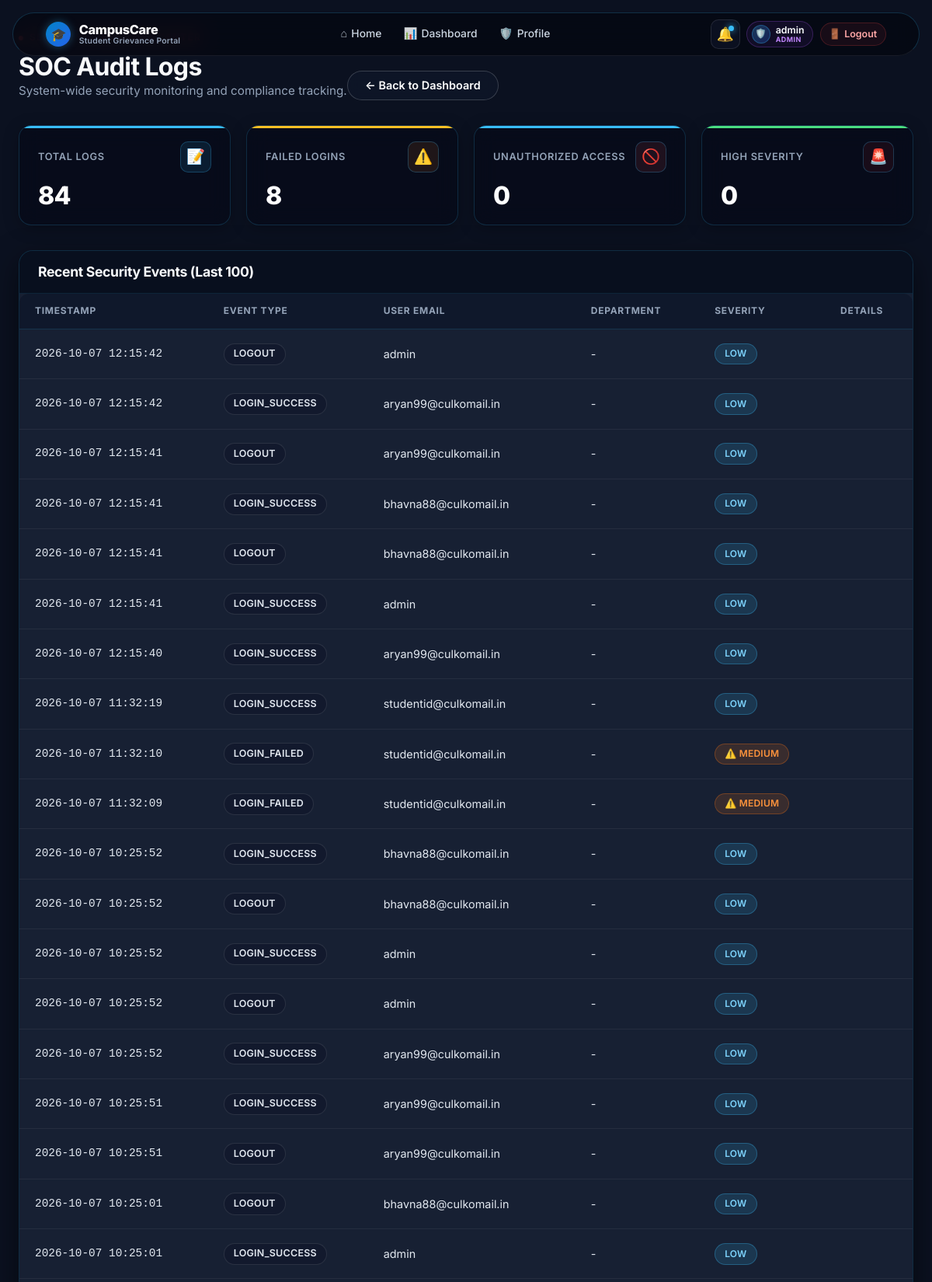
/admin/soc (signed in, upper part), run on the app's committed database.
### tables this page shows
CREATE TABLE soc_audit_logs (
    log_id INTEGER PRIMARY KEY AUTOINCREMENT,
    event_type TEXT NOT NULL,
    user_email TEXT NOT NULL,
    complaint_id TEXT,
    department TEXT,
    severity TEXT DEFAULT 'LOW',
    timestamp TEXT NOT NULL,
    details TEXT
);

### app.py (the view)
@app.route("/admin/soc")
@admin_required
def soc_dashboard():
    if session.get("admin_role") == "HOD":
        database.log_soc_event("UNAUTHORIZED_ACCESS", session.get("admin_username"), "", session.get("admin_department"), "HIGH", "HOD attempted SOC access")
        flash("Access Denied: SOC Dashboard is restricted to Super Admins.", "error")
        return redirect(url_for("admin_dashboard"))
    conn = database.get_db_connection()
    logs = conn.execute("SELECT * FROM soc_audit_logs ORDER BY timestamp DESC LIMIT 100").fetchall()
    total = conn.execute("SELECT COUNT(*) FROM soc_audit_logs").fetchone()[0]
    failed_logins = conn.execute("SELECT COUNT(*) FROM soc_audit_logs WHERE event_type = 'LOGIN_FAILED'").fetchone()[0]
    unauthorized = conn.execute("SELECT COUNT(*) FROM soc_audit_logs WHERE event_type = 'UNAUTHORIZED_ACCESS'").fetchone()[0]
    high_severity = conn.execute("SELECT COUNT(*) FROM soc_audit_logs WHERE severity = 'HIGH'").fetchone()[0]
    conn.close()
    return render_template("soc_dashboard.html", logs=logs, total=total, failed_logins=failed_logins, unauthorized=unauthorized, high_severity=high_severity)

### templates/soc_dashboard.html (shortened to what this page needs)
{% extends "base.html" %}
{% block content %}
<div class="container" style="max-width: 1200px;">
  <div class="page-header" style="margin-bottom: 2rem;">
    <div style="display: flex; justify-content: space-between; align-items: flex-end;">
      <div>
        <div class="floating-cell-tag" style="margin-bottom: 0.5rem;">
          <span class="tag-cyan-dot" style="background: #ef4444; box-shadow: 0 0 10px #ef4444;"></span>
          <span style="color: #ef4444;">SECURITY OPERATIONS CENTER</span>
        </div>
        <h1>SOC Audit Logs</h1>
        <p class="page-header-subtitle">System-wide security monitoring and compliance tracking.</p>
      </div>
      <div>
        <a href="{{ url_for('admin_dashboard') }}" class="btn btn-secondary">← Back to Dashboard</a>
      </div>
    </div>
  </div>
  <div class="stats-grid" style="margin-bottom: 2rem;">
    <div class="stat-card">
      <div class="stat-header">
        <span class="stat-label">TOTAL LOGS</span>
        <div class="stat-icon">📝</div>
      </div>
      <div class="stat-value">{{ total }}</div>
    </div>
    <div class="stat-card stat-pending" style="border-top-color: #f97316;">
      <div class="stat-header">
        <span class="stat-label" style="color: #f97316;">FAILED LOGINS</span>
        <div class="stat-icon" style="color: #f97316; background: rgba(249, 115, 22, 0.1);">⚠️</div>
      </div>
      <div class="stat-value" style="color: #f97316;">{{ failed_logins }}</div>
    </div>
    <div class="stat-card stat-progress" style="border-top-color: #ef4444;">
      <div class="stat-header">
        <span class="stat-label" style="color: #ef4444;">UNAUTHORIZED ACCESS</span>
        <div class="stat-icon" style="color: #ef4444; background: rgba(239, 68, 68, 0.1);">🚫</div>
      </div>
      <div class="stat-value" style="color: #ef4444;">{{ unauthorized }}</div>
    </div>
    <div class="stat-card stat-resolved" style="border-top-color: #b91c1c;">
      <div class="stat-header">
        <span class="stat-label" style="color: #b91c1c;">HIGH SEVERITY</span>
        <div class="stat-icon" style="color: #b91c1c; background: rgba(185, 28, 28, 0.1);">🚨</div>
      </div>
      <div class="stat-value" style="color: #b91c1c;">{{ high_severity }}</div>
    </div>
  </div>
  <div class="cinematic-card">
    <div class="card-header" style="padding: 1rem 1.5rem;">
      <h2 style="font-size: 1.1rem; font-weight: 700;">Recent Security Events (Last 100)</h2>
    </div>
    <div class="card-body" style="padding: 0;">
      <div class="table-responsive">
        <table class="data-table">
          <thead>
            <tr>
              <th>Timestamp</th>
              <th>Event Type</th>
              <th>User Email</th>
              <th>Department</th>
              <th>Severity</th>
              <th>Details</th>
            </tr>
          </thead>
          <tbody>
            {% for log in logs %}
            <tr>
              <td style="font-family: monospace; font-size: 0.85rem; color: #94a3b8;">{{ log.timestamp }}</td>
              <td>
                <span class="badge" style="background: rgba(15, 23, 42, 0.6); border: 1px solid rgba(255, 255, 255, 0.1); color: #e2e8f0; font-size: 0.78rem;">
                  {{ log.event_type }}
                </span>
              </td>
              <td style="color: #cbd5e1;">{{ log.user_email }}</td>
              <td style="color: #cbd5e1;">{{ log.department or '-' }}</td>
              <td>
                {% if log.severity == 'HIGH' %}
                  <span class="badge" style="background: rgba(239, 68, 68, 0.15); color: #f87171; border: 1px solid rgba(239, 68, 68, 0.3);">🚨 HIGH</span>
                {% elif log.severity == 'MEDIUM' %}
                  <span class="badge" style="background: rgba(249, 115, 22, 0.15); color: #fb923c; border: 1px solid rgba(249, 115, 22, 0.3);">⚠️ MEDIUM</span>
                {% else %}
                  <span class="badge" style="background: rgba(56, 189, 248, 0.15); color: #7dd3fc; border: 1px solid rgba(56, 189, 248, 0.3);">LOW</span>
                {% endif %}
              </td>
              <td style="color: #94a3b8; font-size: 0.85rem; max-width: 300px; white-space: nowrap; overflow: hidden; text-overflow: ellipsis;" title="{{ log.details }}">
              </td>
            </tr>
            {% else %}
            <tr>
              <td colspan="6" style="text-align: center; padding: 2rem; color: #94a3b8;">No security events recorded.</td>
            </tr>
            {% endfor %}
          </tbody>
        </table>
      </div>
    </div>
  </div>
</div>
{% endblock %}

### templates/base.html (shortened to what this page needs)
<!DOCTYPE html>
<html lang="en">
<head>
  <link rel="stylesheet" href="{{ url_for('static', filename='css/style.css') }}">
  <link rel="stylesheet" href="{{ url_for('static', filename='css/components.css') }}">
  <link rel="stylesheet" href="{{ url_for('static', filename='css/forms.css') }}">
  <link rel="stylesheet" href="{{ url_for('static', filename='css/dashboard.css') }}">
  <link rel="stylesheet" href="{{ url_for('static', filename='css/campus-world.css') }}">
</head>
<body>
  <header class="app-navbar floating-glass-navbar student-glass-navbar" id="appNavbar">
    <div class="container navbar-inner">
      <a href="{{ url_for('landing') }}" class="navbar-brand" title="CampusCare - Student Grievance Portal">
        <div class="brand-icon">
          <span>🎓</span>
        </div>
        <div class="brand-text">
          <span class="brand-name">CampusCare</span>
          <span class="brand-tag">Student Grievance Portal</span>
        </div>
      </a>
      <nav class="navbar-nav-wrapper" id="navbarMenu" aria-label="Main Navigation">
        <ul class="navbar-nav">
          {% if session.get('student_id') %}
            <li class="nav-item">
              <a href="{{ url_for('landing') }}" class="nav-link {% if request.endpoint == 'landing' %}active{% endif %}" title="Public Campus Home">
                <span class="nav-link-icon">⌂</span>
                <span class="nav-link-text">Home</span>
              </a>
            </li>
            <li class="nav-item">
              <a href="{{ url_for('student_dashboard') }}" class="nav-link {% if request.endpoint == 'student_dashboard' %}active{% endif %}" title="Student Dashboard">
                <span class="nav-link-icon">▣</span>
                <span class="nav-link-text">Dashboard</span>
              </a>
            </li>
            <li class="nav-item nav-dropdown-wrapper" id="complaintsDropdownWrapper">
              <button
                type="button"
                class="nav-link nav-dropdown-toggle {% if request.endpoint in ['submit_complaint_view', 'my_complaints_view', 'complaint_detail_view'] %}active{% endif %}"
                id="complaintsDropdownBtn"
                aria-haspopup="true"
                aria-expanded="false"
                title="Complaints Management"
              >
                <span class="nav-link-icon">✎</span>
                <span class="nav-link-text">Complaints</span>
                <span class="dropdown-caret">▾</span>
              </button>
              <div class="nav-glass-dropdown" id="complaintsDropdown" role="menu" aria-labelledby="complaintsDropdownBtn">
                <a href="{{ url_for('submit_complaint_view') }}" class="nav-dropdown-item {% if request.endpoint == 'submit_complaint_view' %}active{% endif %}" role="menuitem">
                  <span class="dropdown-item-icon">📝</span>
                  <span class="dropdown-item-text">Submit Complaint</span>
                </a>
                <a href="{{ url_for('my_complaints_view') }}" class="nav-dropdown-item {% if request.endpoint in ['my_complaints_view', 'complaint_detail_view'] %}active{% endif %}" role="menuitem">
                  <span class="dropdown-item-icon">📋</span>
                  <span class="dropdown-item-text">My Complaints</span>
                </a>
              </div>
            </li>
            <li class="nav-item">
              <a href="{{ url_for('profile_view') }}" class="nav-link {% if request.endpoint == 'profile_view' %}active{% endif %}" title="My Profile">
                <span class="nav-link-icon">◉</span>
                <span class="nav-link-text">Profile</span>
              </a>
            </li>
          {% elif session.get('admin_id') %}
            <li class="nav-item">
              <a href="{{ url_for('landing') }}" class="nav-link {% if request.endpoint == 'landing' %}active{% endif %}" title="Public Campus Home">
                <span class="nav-link-icon">⌂</span>
                <span class="nav-link-text">Home</span>
              </a>
            </li>
            <li class="nav-item">
              <a href="{{ url_for('admin_dashboard') }}" class="nav-link {% if request.endpoint in ['admin_dashboard', 'admin_complaint_detail_view'] %}active{% endif %}" title="Management Dashboard">
                <span class="nav-link-icon">📊</span>
                <span class="nav-link-text">Dashboard</span>
              </a>
            </li>
            <li class="nav-item">
              <a href="{{ url_for('profile_view') }}" class="nav-link {% if request.endpoint == 'profile_view' %}active{% endif %}" title="Admin Profile">
                <span class="nav-link-icon">🛡️</span>
                <span class="nav-link-text">Profile</span>
              </a>
            </li>
          {% endif %}
        </ul>
      </nav>
      <div class="navbar-actions">
        <div class="navbar-notif-wrapper" style="position: relative;">
          <button type="button" class="header-icon-btn navbar-notif-btn" id="publicNotificationBtn" aria-label="Notifications" title="Live Grievance Feed">
            <span class="notif-btn-icon">🔔</span>
            <span class="notification-badge-dot"></span>
          </button>
        </div>
        {% if session.get('student_id') %}
          <a href="{{ url_for('profile_view') }}" class="nav-student-profile-pill" title="View Student Profile">
            <div class="nav-profile-avatar">👤</div>
            <div class="nav-profile-meta">
              <span class="nav-profile-name">{{ session.get('student_name', 'Student') }}</span>
              <span class="nav-profile-badge">STUDENT</span>
            </div>
          </a>
          <a href="{{ url_for('logout') }}" class="nav-logout-btn" title="Sign out of student account">
            <span class="logout-icon">🚪</span>
            <span class="logout-text">Logout</span>
          </a>
        {% elif session.get('admin_id') %}
          <a href="{{ url_for('profile_view') }}" class="nav-student-profile-pill nav-admin-profile-pill" title="View Admin Profile">
            <div class="nav-profile-avatar">🛡️</div>
            <div class="nav-profile-meta">
              <span class="nav-profile-name">{{ session.get('admin_username', 'Admin') }}</span>
              <span class="nav-profile-badge nav-admin-badge">ADMIN</span>
            </div>
          </a>
          <a href="{{ url_for('logout') }}" class="nav-logout-btn" title="Sign out of admin account">
            <span class="logout-icon">🚪</span>
            <span class="logout-text">Logout</span>
          </a>
        {% else %}
          <a href="{{ url_for('student_login_view') }}" class="btn-navbar-signin">
            Sign In
          </a>
        {% endif %}
      </div>
    </div>
  </header>
  <main class="main-content {% block main_class %}{% endblock %}">
    {{ self.content() }}
  </main>
</body>
</html>

### data on the page
soc_audit_logs: timestamp "2026-10-07 12:15:42", event_type "LOGOUT", user_email "admin", department "-", severity "LOW"
soc_audit_logs: timestamp "2026-10-07 12:15:42", event_type "LOGIN_SUCCESS", user_email "aryan99@culkomail.in", department "-", severity "LOW"
soc_audit_logs: timestamp "2026-10-07 12:15:41", event_type "LOGOUT", user_email "aryan99@culkomail.in", department "-", severity "LOW"
soc_audit_logs: timestamp "2026-10-07 12:15:41", event_type "LOGIN_SUCCESS", user_email "bhavna88@culkomail.in", department "-", severity "LOW"
soc_audit_logs: timestamp "2026-10-07 12:15:41", event_type "LOGOUT", user_email "bhavna88@culkomail.in", department "-", severity "LOW"
soc_audit_logs: timestamp "2026-10-07 12:15:41", event_type "LOGIN_SUCCESS", user_email "admin", department "-", severity "LOW"
soc_audit_logs: timestamp "2026-10-07 12:15:40", event_type "LOGIN_SUCCESS", user_email "aryan99@culkomail.in", department "-", severity "LOW"
soc_audit_logs: timestamp "2026-10-07 11:32:19", event_type "LOGIN_SUCCESS", user_email "studentid@culkomail.in", department "-", severity "LOW"
soc_audit_logs: timestamp "2026-10-07 11:32:10", event_type "LOGIN_FAILED", user_email "studentid@culkomail.in", department "-", severity "⚠️ MEDIUM"
soc_audit_logs: timestamp "2026-10-07 11:32:09", event_type "LOGIN_FAILED", user_email "studentid@culkomail.in", department "-", severity "⚠️ MEDIUM"
soc_audit_logs: timestamp "2026-10-07 10:25:52", event_type "LOGIN_SUCCESS", user_email "bhavna88@culkomail.in", department "-", severity "LOW"
soc_audit_logs: timestamp "2026-10-07 10:25:52", event_type "LOGOUT", user_email "bhavna88@culkomail.in", department "-", severity "LOW"
soc_audit_logs: timestamp "2026-10-07 10:25:52", event_type "LOGIN_SUCCESS", user_email "admin", department "-", severity "LOW"
soc_audit_logs: timestamp "2026-10-07 10:25:52", event_type "LOGOUT", user_email "admin", department "-", severity "LOW"
soc_audit_logs: timestamp "2026-10-07 10:25:52", event_type "LOGIN_SUCCESS", user_email "aryan99@culkomail.in", department "-", severity "LOW"
soc_audit_logs: timestamp "2026-10-07 10:25:51", event_type "LOGIN_SUCCESS", user_email "aryan99@culkomail.in", department "-", severity "LOW"
soc_audit_logs: timestamp "2026-10-07 10:25:51", event_type "LOGOUT", user_email "aryan99@culkomail.in", department "-", severity "LOW"
soc_audit_logs: timestamp "2026-10-07 10:25:01", event_type "LOGOUT", user_email "bhavna88@culkomail.in", department "-", severity "LOW"
soc_audit_logs: timestamp "2026-10-07 10:25:01", event_type "LOGIN_SUCCESS", user_email "admin", department "-", severity "LOW"

### other printed values
{{ session.get('admin_username', 'Admin') }} "admin"
{{ total }} "84"
{{ failed_logins }} "8"
{{ unauthorized }} "0"
{{ high_severity }} "0"
